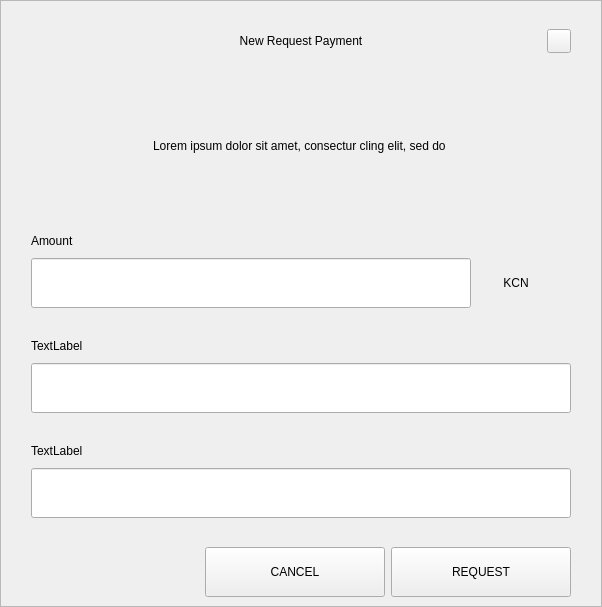
<?xml version="1.0" encoding="UTF-8"?>
<ui version="4.0">
 <class>RequestDialog</class>
 <widget class="QDialog" name="RequestDialog">
  <property name="geometry">
   <rect>
    <x>0</x>
    <y>0</y>
    <width>602</width>
    <height>607</height>
   </rect>
  </property>
  <property name="windowTitle">
   <string>Dialog</string>
  </property>
  <layout class="QVBoxLayout" name="verticalLayout_5">
   <property name="spacing">
    <number>0</number>
   </property>
   <property name="leftMargin">
    <number>0</number>
   </property>
   <property name="topMargin">
    <number>0</number>
   </property>
   <property name="rightMargin">
    <number>0</number>
   </property>
   <property name="bottomMargin">
    <number>0</number>
   </property>
   <item>
    <widget class="QFrame" name="frame">
     <property name="styleSheet">
      <string notr="true"/>
     </property>
     <property name="frameShape">
      <enum>QFrame::StyledPanel</enum>
     </property>
     <property name="frameShadow">
      <enum>QFrame::Raised</enum>
     </property>
     <layout class="QVBoxLayout" name="verticalLayout_4" stretch="1,0,0">
      <property name="spacing">
       <number>0</number>
      </property>
      <property name="leftMargin">
       <number>30</number>
      </property>
      <property name="topMargin">
       <number>20</number>
      </property>
      <property name="rightMargin">
       <number>30</number>
      </property>
      <property name="bottomMargin">
       <number>0</number>
      </property>
      <item>
       <layout class="QHBoxLayout" name="horizontalLayout_3">
        <property name="spacing">
         <number>0</number>
        </property>
        <item>
         <spacer name="horizontalSpacer_21">
          <property name="orientation">
           <enum>Qt::Horizontal</enum>
          </property>
          <property name="sizeHint" stdset="0">
           <size>
            <width>40</width>
            <height>20</height>
           </size>
          </property>
         </spacer>
        </item>
        <item>
         <widget class="QLabel" name="labelTitle">
          <property name="minimumSize">
           <size>
            <width>0</width>
            <height>40</height>
           </size>
          </property>
          <property name="maximumSize">
           <size>
            <width>16777215</width>
            <height>40</height>
           </size>
          </property>
          <property name="styleSheet">
           <string notr="true">padding-left:24px;</string>
          </property>
          <property name="text">
           <string>New Request Payment</string>
          </property>
          <property name="alignment">
           <set>Qt::AlignCenter</set>
          </property>
          <property name="margin">
           <number>7</number>
          </property>
         </widget>
        </item>
        <item>
         <spacer name="horizontalSpacer">
          <property name="orientation">
           <enum>Qt::Horizontal</enum>
          </property>
          <property name="sizeHint" stdset="0">
           <size>
            <width>40</width>
            <height>20</height>
           </size>
          </property>
         </spacer>
        </item>
        <item>
         <widget class="QPushButton" name="btnEsc">
          <property name="minimumSize">
           <size>
            <width>24</width>
            <height>24</height>
           </size>
          </property>
          <property name="maximumSize">
           <size>
            <width>24</width>
            <height>24</height>
           </size>
          </property>
          <property name="focusPolicy">
           <enum>Qt::NoFocus</enum>
          </property>
          <property name="text">
           <string/>
          </property>
         </widget>
        </item>
       </layout>
      </item>
      <item>
       <widget class="QStackedWidget" name="stack">
        <property name="minimumSize">
         <size>
          <width>540</width>
          <height>0</height>
         </size>
        </property>
        <property name="maximumSize">
         <size>
          <width>540</width>
          <height>16777215</height>
         </size>
        </property>
        <property name="currentIndex">
         <number>0</number>
        </property>
        <widget class="QWidget" name="page_1">
         <property name="minimumSize">
          <size>
           <width>540</width>
           <height>0</height>
          </size>
         </property>
         <property name="maximumSize">
          <size>
           <width>540</width>
           <height>16777215</height>
          </size>
         </property>
         <layout class="QVBoxLayout" name="layout1">
          <property name="spacing">
           <number>0</number>
          </property>
          <property name="leftMargin">
           <number>0</number>
          </property>
          <property name="topMargin">
           <number>0</number>
          </property>
          <property name="rightMargin">
           <number>0</number>
          </property>
          <property name="bottomMargin">
           <number>0</number>
          </property>
          <item>
           <spacer name="verticalSpacer_21">
            <property name="orientation">
             <enum>Qt::Vertical</enum>
            </property>
            <property name="sizeType">
             <enum>QSizePolicy::Fixed</enum>
            </property>
            <property name="sizeHint" stdset="0">
             <size>
              <width>20</width>
              <height>30</height>
             </size>
            </property>
           </spacer>
          </item>
          <item alignment="Qt::AlignHCenter">
           <widget class="QLabel" name="labelMessage">
            <property name="minimumSize">
             <size>
              <width>400</width>
              <height>50</height>
             </size>
            </property>
            <property name="text">
             <string>Lorem ipsum dolor sit amet, consectur cling elit, sed do </string>
            </property>
            <property name="alignment">
             <set>Qt::AlignCenter</set>
            </property>
            <property name="wordWrap">
             <bool>true</bool>
            </property>
           </widget>
          </item>
          <item alignment="Qt::AlignBottom">
           <widget class="QWidget" name="containerAmount" native="true">
            <layout class="QVBoxLayout" name="verticalLayout">
             <property name="spacing">
              <number>9</number>
             </property>
             <property name="leftMargin">
              <number>0</number>
             </property>
             <property name="topMargin">
              <number>0</number>
             </property>
             <property name="rightMargin">
              <number>0</number>
             </property>
             <property name="bottomMargin">
              <number>0</number>
             </property>
             <item>
              <widget class="QLabel" name="labelSubtitleAmount">
               <property name="minimumSize">
                <size>
                 <width>350</width>
                 <height>16</height>
                </size>
               </property>
               <property name="maximumSize">
                <size>
                 <width>16777215</width>
                 <height>16</height>
                </size>
               </property>
               <property name="text">
                <string>Amount</string>
               </property>
              </widget>
             </item>
             <item alignment="Qt::AlignTop">
              <widget class="QWidget" name="layoutAmount" native="true">
               <layout class="QHBoxLayout" name="horizontalLayout" stretch="2,0">
                <property name="spacing">
                 <number>0</number>
                </property>
                <property name="leftMargin">
                 <number>0</number>
                </property>
                <property name="topMargin">
                 <number>0</number>
                </property>
                <property name="rightMargin">
                 <number>0</number>
                </property>
                <property name="bottomMargin">
                 <number>0</number>
                </property>
                <item>
                 <widget class="QLineEdit" name="lineEditAmount">
                  <property name="minimumSize">
                   <size>
                    <width>0</width>
                    <height>50</height>
                   </size>
                  </property>
                  <property name="maximumSize">
                   <size>
                    <width>16777215</width>
                    <height>50</height>
                   </size>
                  </property>
                 </widget>
                </item>
                <item>
                 <widget class="QWidget" name="comboContainer" native="true">
                  <property name="minimumSize">
                   <size>
                    <width>100</width>
                    <height>50</height>
                   </size>
                  </property>
                  <property name="maximumSize">
                   <size>
                    <width>16777215</width>
                    <height>50</height>
                   </size>
                  </property>
                  <layout class="QHBoxLayout" name="horizontalLayout_31">
                   <property name="spacing">
                    <number>0</number>
                   </property>
                   <property name="leftMargin">
                    <number>0</number>
                   </property>
                   <property name="topMargin">
                    <number>0</number>
                   </property>
                   <property name="rightMargin">
                    <number>10</number>
                   </property>
                   <property name="bottomMargin">
                    <number>0</number>
                   </property>
                   <item>
                    <widget class="QLabel" name="comboBoxCoin">
                     <property name="text">
                      <string>KCN</string>
                     </property>
                     <property name="alignment">
                      <set>Qt::AlignCenter</set>
                     </property>
                    </widget>
                   </item>
                  </layout>
                 </widget>
                </item>
               </layout>
              </widget>
             </item>
            </layout>
           </widget>
          </item>
          <item>
           <spacer name="verticalSpacer_31">
            <property name="orientation">
             <enum>Qt::Vertical</enum>
            </property>
            <property name="sizeType">
             <enum>QSizePolicy::Fixed</enum>
            </property>
            <property name="sizeHint" stdset="0">
             <size>
              <width>20</width>
              <height>30</height>
             </size>
            </property>
           </spacer>
          </item>
          <item>
           <layout class="QVBoxLayout" name="verticalLayoutLabel">
            <property name="spacing">
             <number>9</number>
            </property>
            <item>
             <widget class="QLabel" name="labelSubtitleLabel">
              <property name="minimumSize">
               <size>
                <width>0</width>
                <height>16</height>
               </size>
              </property>
              <property name="maximumSize">
               <size>
                <width>16777215</width>
                <height>16</height>
               </size>
              </property>
              <property name="text">
               <string>TextLabel</string>
              </property>
             </widget>
            </item>
            <item>
             <widget class="QLineEdit" name="lineEditLabel">
              <property name="minimumSize">
               <size>
                <width>0</width>
                <height>50</height>
               </size>
              </property>
              <property name="maximumSize">
               <size>
                <width>16777215</width>
                <height>50</height>
               </size>
              </property>
             </widget>
            </item>
           </layout>
          </item>
          <item>
           <spacer name="verticalSpacer_34">
            <property name="orientation">
             <enum>Qt::Vertical</enum>
            </property>
            <property name="sizeType">
             <enum>QSizePolicy::Fixed</enum>
            </property>
            <property name="sizeHint" stdset="0">
             <size>
              <width>20</width>
              <height>30</height>
             </size>
            </property>
           </spacer>
          </item>
          <item>
           <layout class="QVBoxLayout" name="verticalLayoutDescription">
            <property name="spacing">
             <number>9</number>
            </property>
            <item>
             <widget class="QLabel" name="labelSubtitleDescription">
              <property name="minimumSize">
               <size>
                <width>0</width>
                <height>16</height>
               </size>
              </property>
              <property name="maximumSize">
               <size>
                <width>16777215</width>
                <height>16</height>
               </size>
              </property>
              <property name="text">
               <string>TextLabel</string>
              </property>
             </widget>
            </item>
            <item>
             <widget class="QLineEdit" name="lineEditDescription">
              <property name="minimumSize">
               <size>
                <width>0</width>
                <height>50</height>
               </size>
              </property>
              <property name="maximumSize">
               <size>
                <width>16777215</width>
                <height>50</height>
               </size>
              </property>
             </widget>
            </item>
            <item>
             <spacer name="verticalSpacer_4">
              <property name="orientation">
               <enum>Qt::Vertical</enum>
              </property>
              <property name="sizeType">
               <enum>QSizePolicy::Fixed</enum>
              </property>
              <property name="sizeHint" stdset="0">
               <size>
                <width>20</width>
                <height>20</height>
               </size>
              </property>
             </spacer>
            </item>
           </layout>
          </item>
         </layout>
        </widget>
        <widget class="QWidget" name="page_2">
         <layout class="QVBoxLayout" name="layout2">
          <item>
           <spacer name="verticalSpacer_5">
            <property name="orientation">
             <enum>Qt::Vertical</enum>
            </property>
            <property name="sizeType">
             <enum>QSizePolicy::Fixed</enum>
            </property>
            <property name="sizeHint" stdset="0">
             <size>
              <width>20</width>
              <height>50</height>
             </size>
            </property>
           </spacer>
          </item>
          <item alignment="Qt::AlignHCenter">
           <widget class="QLabel" name="labelQrImg">
            <property name="minimumSize">
             <size>
              <width>260</width>
              <height>260</height>
             </size>
            </property>
            <property name="maximumSize">
             <size>
              <width>260</width>
              <height>260</height>
             </size>
            </property>
            <property name="text">
             <string/>
            </property>
            <property name="alignment">
             <set>Qt::AlignCenter</set>
            </property>
           </widget>
          </item>
          <item>
           <spacer name="verticalSpacer_2">
            <property name="orientation">
             <enum>Qt::Vertical</enum>
            </property>
            <property name="sizeType">
             <enum>QSizePolicy::Fixed</enum>
            </property>
            <property name="sizeHint" stdset="0">
             <size>
              <width>20</width>
              <height>30</height>
             </size>
            </property>
           </spacer>
          </item>
          <item alignment="Qt::AlignHCenter">
           <widget class="QLabel" name="labelAddress">
            <property name="text">
             <string>D7VFR83SQbiezrW72hjcWJtcfip5krte2Z </string>
            </property>
           </widget>
          </item>
          <item>
           <spacer name="verticalSpacer_32">
            <property name="orientation">
             <enum>Qt::Vertical</enum>
            </property>
            <property name="sizeType">
             <enum>QSizePolicy::Expanding</enum>
            </property>
            <property name="sizeHint" stdset="0">
             <size>
              <width>20</width>
              <height>20</height>
             </size>
            </property>
           </spacer>
          </item>
          <item>
           <layout class="QHBoxLayout" name="horizontal">
            <property name="leftMargin">
             <number>20</number>
            </property>
            <property name="rightMargin">
             <number>20</number>
            </property>
            <property name="bottomMargin">
             <number>20</number>
            </property>
            <item>
             <spacer name="horizontalSpacer_4">
              <property name="orientation">
               <enum>Qt::Horizontal</enum>
              </property>
              <property name="sizeHint" stdset="0">
               <size>
                <width>40</width>
                <height>20</height>
               </size>
              </property>
             </spacer>
            </item>
            <item>
             <widget class="QPushButton" name="btnCopyAddress">
              <property name="minimumSize">
               <size>
                <width>180</width>
                <height>50</height>
               </size>
              </property>
              <property name="text">
               <string>COPY ADDRESS</string>
              </property>
             </widget>
            </item>
            <item>
             <widget class="QPushButton" name="btnCopyUrl">
              <property name="minimumSize">
               <size>
                <width>180</width>
                <height>50</height>
               </size>
              </property>
              <property name="text">
               <string>COPY URL</string>
              </property>
             </widget>
            </item>
            <item>
             <spacer name="horizontalSpacer_2">
              <property name="orientation">
               <enum>Qt::Horizontal</enum>
              </property>
              <property name="sizeHint" stdset="0">
               <size>
                <width>40</width>
                <height>20</height>
               </size>
              </property>
             </spacer>
            </item>
           </layout>
          </item>
         </layout>
        </widget>
       </widget>
      </item>
      <item>
       <widget class="QWidget" name="buttonsStack" native="true">
        <layout class="QHBoxLayout" name="horizontalLayout_5">
         <property name="leftMargin">
          <number>20</number>
         </property>
         <property name="rightMargin">
          <number>0</number>
         </property>
         <item>
          <spacer name="horizontalSpacer_41">
           <property name="orientation">
            <enum>Qt::Horizontal</enum>
           </property>
           <property name="sizeHint" stdset="0">
            <size>
             <width>40</width>
             <height>20</height>
            </size>
           </property>
          </spacer>
         </item>
         <item>
          <widget class="QPushButton" name="btnCancel">
           <property name="minimumSize">
            <size>
             <width>180</width>
             <height>50</height>
            </size>
           </property>
           <property name="focusPolicy">
            <enum>Qt::NoFocus</enum>
           </property>
           <property name="text">
            <string>CANCEL</string>
           </property>
          </widget>
         </item>
         <item>
          <widget class="QPushButton" name="btnSave">
           <property name="minimumSize">
            <size>
             <width>180</width>
             <height>50</height>
            </size>
           </property>
           <property name="focusPolicy">
            <enum>Qt::NoFocus</enum>
           </property>
           <property name="text">
            <string>REQUEST</string>
           </property>
          </widget>
         </item>
        </layout>
       </widget>
      </item>
     </layout>
    </widget>
   </item>
  </layout>
 </widget>
 <resources/>
 <connections/>
</ui>
